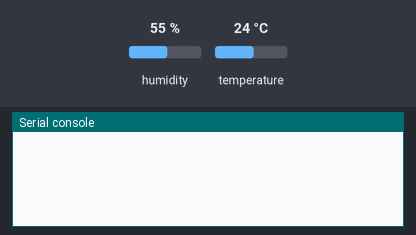
The program below on a simulated ESP32 board running MicroPython. Parts: the last lines printed to the serial console. Inputs (shaded band) come from the test bench; at power-on: humidity 55 %, temperature 24 °C.

Above: at 1.2 s.
1.3 s: humidity set to 22 %
At 2.6 s:
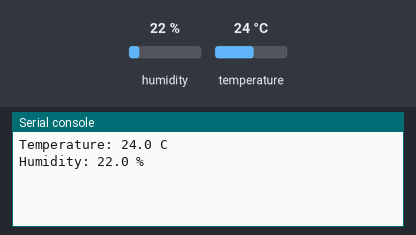
4.3 s: temperature set to 12 °C
At 7.0 s:
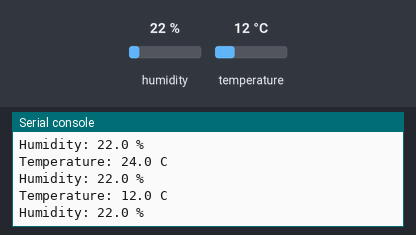
7.3 s: humidity set to 40 %
At 8.5 s:
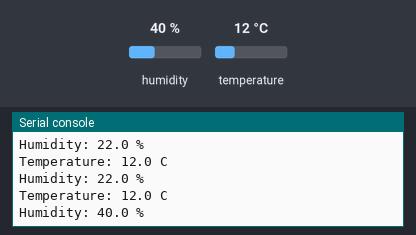

Measured:
- after the input at 1.3 s, the serial console: prints a new line after 0.72 s (image 1)
- after the input at 4.3 s, the serial console: prints a new line after 1.8 s (image 2)
- after the input at 7.3 s, the serial console: prints a new line after 0.79 s (image 3)

The program:

main.py
```python
from machine import Pin
from time import sleep
import dht

sensor = dht.DHT11(Pin(21))

while True:
  try:
    sleep(2)
    sensor.measure()
    temp = sensor.temperature()
    hum = sensor.humidity()
    print('Temperature: %3.1f C' %temp)
    print('Humidity: %3.1f %%' %hum)
  except OSError as e:
    print('Failed to read sensor.')
```
